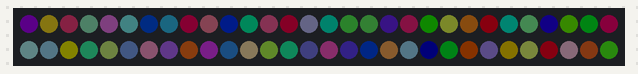
This sketch was run on a simulated Arduino Uno, built with avr-gcc and run on an emulated ATmega328P. Parts: 60 RGB LEDs in strip order, left to right, continuing on the next row. Dim RGB values are drawn brighter than linear; random numbers use the default seed unless the sketch sets one.

Above: at 0.34 s.
At 5.06 s:
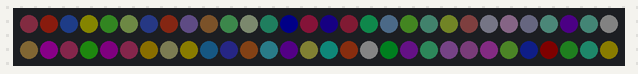
At 10.12 s:
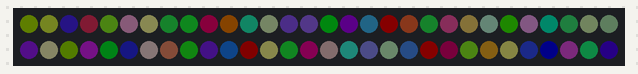
At 20.25 s:
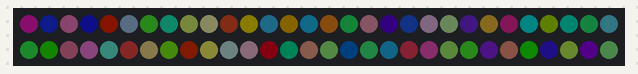
At 30.37 s:
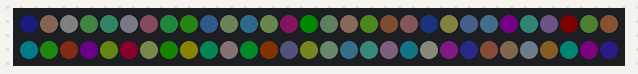
At 39.82 s:
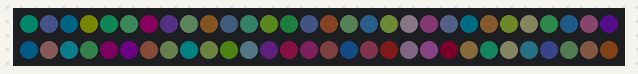

The sketch:

Tutorial.ino
```cpp
#include <Adafruit_NeoPixel.h>
#ifdef __AVR__
  #include <avr/power.h>
#endif

Adafruit_NeoPixel strip = Adafruit_NeoPixel (60, 6, NEO_GRB + NEO_KHZ800);

void setup () {
  strip.begin ();
  strip.setBrightness (10);
  strip.show ();
}

void loop () {
  for (int i = 0; i < strip.numPixels (); ++i) {
    strip.setPixelColor (i, strip.Color (random (255), random (255), random (255)));
    strip.show ();
  }
}

/*
Commands

  strip.setPixelColor (n, red, green, blue);
    - Sets a RGB color to the n LED

  strip.setPixelColor (n, color);
    - Alternative way to set a color to a LED

  strip.Color (red, green, blue);
    - Change RGB color

  strip.setBrightness (n);
    - Changes brightness (0-255)

  strip.getPixelColor (n);
    - Returns color of the n pixel as uint32_t

  strip.numPixels ();
    - Returns number of LEDS as uint16_t

  strip.show ();
    - Updates everything, including brightness


Variables

  To save colors:
    uint32_t magenta = strip.Color (255, 0, 255);
      - Saves a pre-made color
    uint32_t color = strip.getPixelColor (0);
      - Saves color of first LED

  To save strip size:
    uint16_t size = strip.numPixels ();
      - Use this function or 60
*/
```
